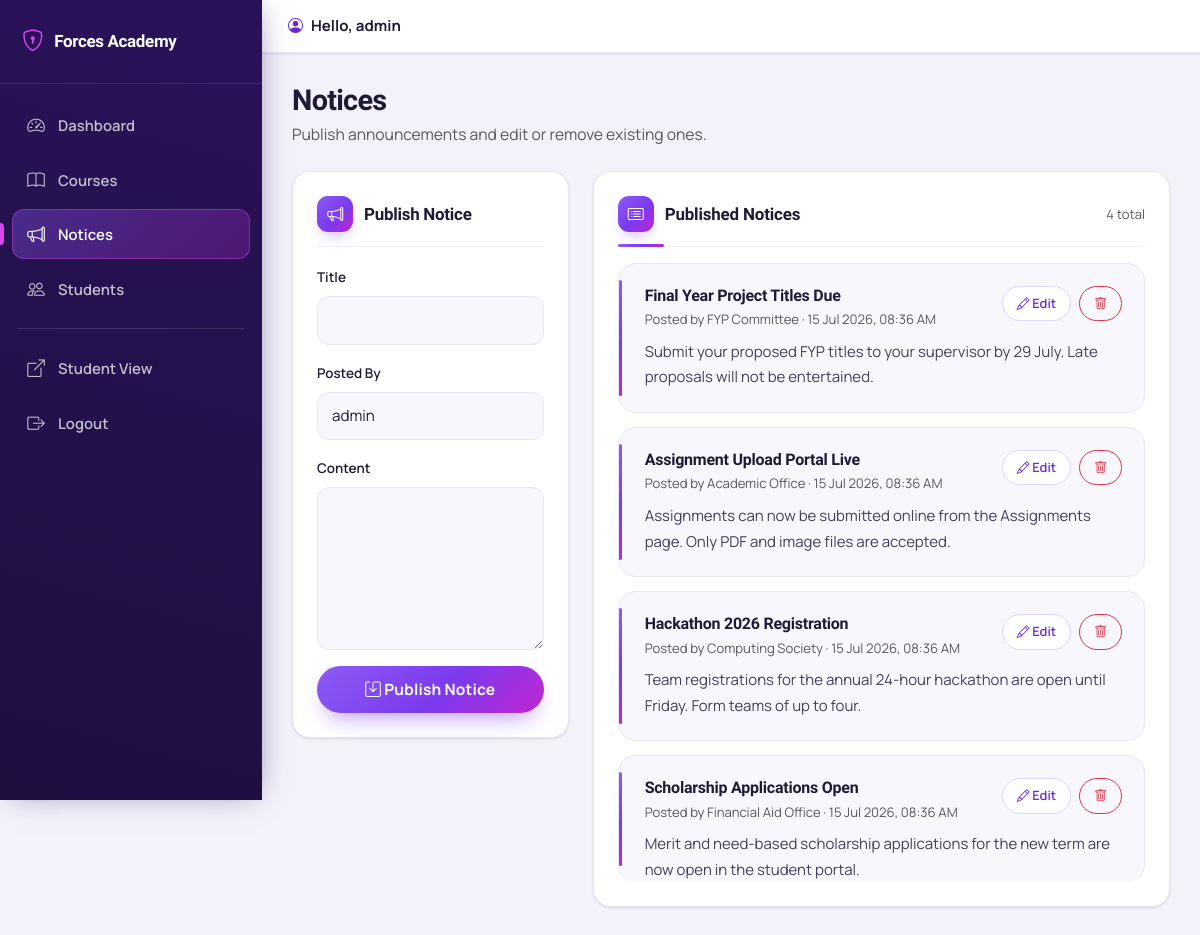
Screenshot of /admin_notices.php (signed in) with the database file from the repository.
### tables this page shows
CREATE TABLE IF NOT EXISTS notices (
    id          INT(11) PRIMARY KEY AUTO_INCREMENT,
    title       VARCHAR(200) NOT NULL,
    content     TEXT,
    posted_by   VARCHAR(100),
    created_at  TIMESTAMP DEFAULT CURRENT_TIMESTAMP
);

### config/auth.php (called while the page is built, shortened)
<?php
function e($value)
{
    return htmlspecialchars((string)$value, ENT_QUOTES, 'UTF-8');
}

### admin_notices.php (the view, shortened to what this page needs)
<?php
require_once 'config/auth.php';
$edit = null;
$notices = mysqli_query($conn, "SELECT id, title, content, posted_by, created_at FROM notices ORDER BY created_at DESC");
require 'admin_partials/header.php';
?>
<div class="row g-4">
  <div class="col-xl-4">
    <div class="card p-4">
      <h5 class="form-card-title">
        <i class="bi <?php echo $edit ? 'bi-pencil-square' : 'bi-megaphone'; ?>"></i>
        <?php echo $edit ? 'Edit Notice' : 'Publish Notice'; ?>
      </h5>
      <form method="POST">
        <div class="mb-3">
          <label class="form-label">Title</label>
          <input class="form-control form-control-solid" name="title" value="<?php echo $edit ? e($edit['title']) : ''; ?>" required>
        </div>
        <div class="mb-3">
          <label class="form-label">Posted By</label>
          <input class="form-control form-control-solid" name="posted_by" value="<?php echo $edit ? e($edit['posted_by']) : e($admin_username); ?>">
        </div>
        <div class="mb-3">
          <label class="form-label">Content</label>
          <textarea class="form-control form-control-solid" name="content" rows="6" required><?php echo $edit ? e($edit['content']) : ''; ?></textarea>
        </div>
        <button class="btn btn-auth-primary w-100" type="submit">
          <i class="bi bi-save"></i> <?php echo $edit ? 'Update Notice' : 'Publish Notice'; ?>
        </button>
      </form>
    </div>
  </div>
  <div class="col-xl-8">
    <div class="card p-4">
      <div class="section-header mb-3">
        <h5 class="section-title mb-0"><i class="bi bi-card-list"></i> Published Notices</h5>
        <span class="text-muted small"><?php echo (int) mysqli_num_rows($notices); ?> total</span>
      </div>
      <?php if (mysqli_num_rows($notices) > 0): ?>
        <?php while ($n = mysqli_fetch_assoc($notices)): ?>
          <div class="notice-item notice-item-large">
            <div class="d-flex flex-column flex-md-row justify-content-between gap-2 mb-2">
              <div>
                <h6 class="mb-1"><?php echo e($n['title']); ?></h6>
                <div class="small text-muted">Posted by <?php echo e($n['posted_by']); ?> · <?php echo date('d M Y, h:i A', strtotime($n['created_at'])); ?></div>
              </div>
              <div class="d-inline-flex gap-2 align-items-start">
                <a class="btn btn-sm btn-outline-primary btn-icon-edit" href="admin_notices.php?edit=<?php echo (int) $n['id']; ?>"><i class="bi bi-pencil"></i> Edit</a>
                <a class="btn btn-sm btn-outline-danger btn-icon-danger" href="admin_notices.php?delete=<?php echo (int) $n['id']; ?>" onclick="return confirm('Delete this notice?');"><i class="bi bi-trash"></i></a>
              </div>
            </div>
            <p class="mb-0 notice-content"><?php echo nl2br(e(strlen($n['content']) > 200 ? substr($n['content'], 0, 200) . '…' : $n['content'])); ?></p>
          </div>
        <?php endwhile; ?>
      <?php endif; ?>
    </div>
  </div>
</div>
<?php require 'admin_partials/footer.php'; ?>

### css/style.css (style rules this page uses)
:root { --brand:#7c3aed; --brand-700:#6d28d9; --brand-800:#5b21b6; --brand-600:#7c3aed; --brand-500:#8b5cf6; --brand-050:#f5f3ff; --brand-100:#ede9fe; --brand-200:#ddd6fe; --fuchsia:#d946ef; --pink:#ec4899; --deep:#2a1259; --deep-2:#1e0f3f; --primary:var(--brand); --primary-dark:var(--brand-700); --primary-darker:var(--brand-800); --navy:var(--deep); --navy-2:var(--deep-2); --heading:#211a34; --ink:#211a34; --text:#453f57; --muted:#7d7792; --bg:#f3f2fa; --surface:#ffffff; --surface-2:#f8f7fd; --line:#e9e6f3; --line-2:#f1eff8; --success:#16a34a; --success-bg:#e8f7ee; --success-line:#bbe7cb; --danger:#dc2626; --danger-bg:#fdecec; --danger-line:#f6cccc; --warn-bg:#fdf1e3; --warn-line:#f6d9b0; --warn-ink:#9a5a12; --radius:18px; --radius-sm:12px; --radius-xs:10px; --shadow-xs:0 1px 2px rgba(42,18,89,.05); --shadow-sm:0 1px 3px rgba(42,18,89,.07),0 1px 2px rgba(42,18,89,.05); --shadow:0 16px 34px -18px rgba(42,18,89,.32),0 2px 8px rgba(42,18,89,.06); --shadow-lg:0 32px 64px -24px rgba(42,18,89,.42),0 8px 18px rgba(42,18,89,.10); --ring:0 0 0 4px rgba(124,58,237,.18); --grad:linear-gradient(135deg,#8b5cf6,#7c3aed 55%,#c026d3); }
* { box-sizing:border-box; }
body { font-family:'Manrope','Segoe UI',system-ui,Arial,sans-serif;margin:0;color:var(--text);background:var(--bg);font-size:15px;line-height:1.62;-webkit-font-smoothing:antialiased; }
a { text-decoration:none;color:var(--brand-700);transition:color .15s; }
h1,h2,h3,h4,h5,h6 { font-family:'Onest','Manrope',sans-serif;color:var(--heading);letter-spacing:-.015em;font-weight:800; }
.form-label { font-weight:600;font-size:.84rem;color:var(--heading);margin-bottom:7px; }
.form-group-icon .form-control,.form-control-solid,.form-select.form-control-solid,textarea.form-control-solid,.form-control,.form-select { border-radius:var(--radius-sm);border:1.5px solid var(--line);background:var(--surface-2);padding:12px 14px;color:var(--ink);font-size:.95rem; transition:border-color .15s,box-shadow .15s,background .15s; }
.form-control::placeholder,.form-control-solid::placeholder { color:#a39dba; }
.btn-auth-primary,.btn-primary { background:var(--grad);color:#fff;border:none;border-radius:999px;padding:12px 20px;font-weight:700;letter-spacing:.01em;font-size:.97rem;box-shadow:0 12px 24px -10px rgba(124,58,237,.6);transition:transform .15s,box-shadow .15s,filter .15s; }
.btn-outline-primary { color:var(--brand-700);border:1.5px solid var(--brand-200);border-radius:999px;font-weight:700;background:#fff; }
.btn-outline-danger { border-radius:999px;font-weight:600; }
.dashboard-body { background:var(--bg);min-height:100vh; }
.card { border:1px solid var(--line);border-radius:var(--radius);background:var(--surface);box-shadow:var(--shadow-sm); }
.section-header { display:flex;align-items:center;justify-content:space-between;gap:12px;flex-wrap:wrap;padding-bottom:14px;margin-bottom:18px;border-bottom:1px solid var(--line-2);position:relative; }
.section-header::after { content:"";position:absolute;left:0;bottom:-1px;width:46px;height:3px;border-radius:3px;background:var(--grad); }
.section-title { color:var(--heading);font-weight:800;font-size:1.06rem;display:flex;align-items:center;gap:11px;letter-spacing:-.01em; }
.section-title i,.form-card-title i { color:#fff;background:var(--grad);width:36px;height:36px;border-radius:11px;display:inline-flex;align-items:center;justify-content:center;font-size:1rem;box-shadow:0 8px 16px -8px rgba(124,58,237,.6); }
.form-card-title { color:var(--heading);font-weight:800;font-size:1.06rem;display:flex;align-items:center;gap:11px;margin-bottom:18px;padding-bottom:14px;border-bottom:1px solid var(--line-2); }
.notice-item { border-bottom:1px solid var(--line-2);padding:16px 0;transition:.16s ease; }
.notice-item:last-child { border-bottom:none;padding-bottom:0; }
.notice-item h6,.notice-item-large h5 { color:var(--heading);font-weight:700; }
.notice-item-large { padding:22px 22px 22px 26px;border:1px solid var(--line);border-radius:var(--radius);margin-bottom:14px;background:var(--surface-2);position:relative; }
.notice-item-large::before { content:"";position:absolute;left:0;top:16px;bottom:16px;width:3px;border-radius:3px;background:var(--grad); }
.notice-item-large:last-child { margin-bottom:0; }
.notice-content { color:var(--text);line-height:1.72; }
.btn-icon-edit,.btn-icon-danger,.btn-icon-view { border-radius:999px;font-size:.8rem;padding:7px 14px;font-weight:600; }

### rows the page displays
notices: title "Final Year Project Titles Due", posted_by "FYP Committee", created_at "15 Jul 2026, 08:36 AM", content "Submit your proposed FYP titles to your supervisor by 29 July. Late proposals will not be entertained."
notices: title "Assignment Upload Portal Live", posted_by "Academic Office", created_at "15 Jul 2026, 08:36 AM", content "Assignments can now be submitted online from the Assignments page. Only PDF and image files are accepted."
notices: title "Hackathon 2026 Registration", posted_by "Computing Society", created_at "15 Jul 2026, 08:36 AM", content "Team registrations for the annual 24-hour hackathon are open until Friday. Form teams of up to four."
notices: title "Scholarship Applications Open", posted_by "Financial Aid Office", created_at "15 Jul 2026, 08:36 AM", content "Merit and need-based scholarship applications for the new term are now open in the student portal."

### other values shown
$item[2] "Dashboard"
$item[2] "Courses"
$item[2] "Notices"
$item[2] "Students"
$admin_username "admin"
$page_title "Notices"
$page_subtitle "Publish announcements and edit or remove existing ones."
mysqli_num_rows($notices) "4"
